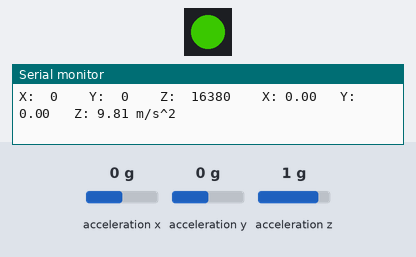
This sketch was run on a simulated Arduino Leonardo, built with avr-gcc and run on an emulated ATmega32U4. On the bench: 1 RGB LEDs in strip order, left to right, the last lines printed to the serial monitor. The test bench sets the inputs (shaded band); at power-on: acceleration z 1 g, acceleration x 0 g, acceleration y 0 g. Dim RGB values are drawn brighter than linear.

Above: at 1.2 s.
1.3 s: acceleration z set to 1.4 g
At 2.1 s:
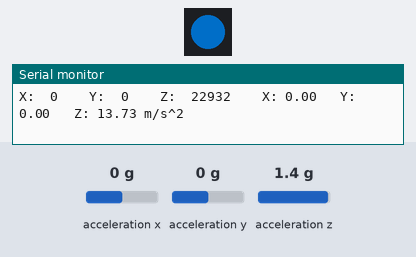
2.9 s: acceleration z set to -1.4 g
At 3.9 s:
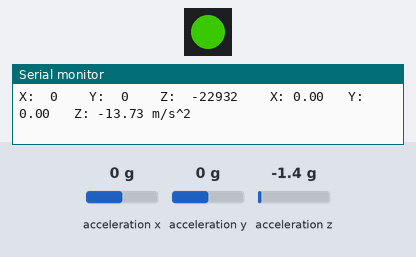
Timing chart, 0 to 5.9 s (numbered marks = the images above; inputs shaded):
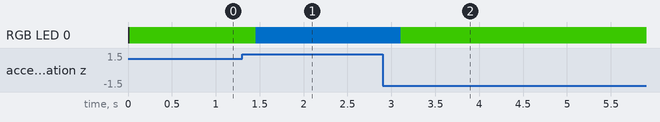

Measured:
- after the input at 1.3 s, RGB LED 0: RGB(29, 100, 0) → RGB(0, 55, 100) after 0.16 s
- after the input at 2.9 s, RGB LED 0: RGB(0, 55, 100) → RGB(29, 100, 0) after 0.20 s

The sketch:

acceldot.ino
```cpp
/*
 * Code for Adafruit Trinket M0 using Adafruit LIS3DH accelerometer.
 *
 * Code written by Alex Pingault and Adafruit
 *
 */

#include <Wire.h>
#include <SPI.h>
#include <Adafruit_LIS3DH.h>
#include <Adafruit_Sensor.h>
#include <Adafruit_DotStar.h>


// Used for software SPI
#define LIS3DH_CLK 13
#define LIS3DH_MISO 12
#define LIS3DH_MOSI 11
// Used for hardware & software SPI
#define LIS3DH_CS 10

#define NUMPIXELS 1
#define DATAPIN    7
#define CLOCKPIN   8

// software SPI
//Adafruit_LIS3DH lis = Adafruit_LIS3DH(LIS3DH_CS, LIS3DH_MOSI, LIS3DH_MISO, LIS3DH_CLK);
// hardware SPI
//Adafruit_LIS3DH lis = Adafruit_LIS3DH(LIS3DH_CS);
// I2C
Adafruit_LIS3DH lis = Adafruit_LIS3DH();
Adafruit_DotStar strip(NUMPIXELS, DATAPIN, CLOCKPIN, DOTSTAR_BRG);

void setup(void) {
  Serial.begin(9600);
  while (!Serial) delay(10);     // will pause Zero, Leonardo, etc until serial console opens

  Serial.println("LIS3DH test!");

  if (! lis.begin(0x18)) {   // change this to 0x19 for alternative i2c address
    Serial.println("Couldnt start");
    while (1) yield();
  }
  Serial.println("LIS3DH found!");

  lis.setRange(LIS3DH_RANGE_4_G);   // 2, 4, 8 or 16 G!

  Serial.print("Range = "); Serial.print(2 << lis.getRange());
  Serial.println("G");

  strip.begin(); // Initialize pins for output
  strip.setBrightness(100);
  strip.show();  // Turn all LEDs off ASAP
}

void loop() {
  lis.read();      // get X Y and Z data at once
  // Then print out the raw data
  Serial.print("X:  "); Serial.print(lis.x);
  Serial.print("  \tY:  "); Serial.print(lis.y);
  Serial.print("  \tZ:  "); Serial.print(lis.z);

  /* Or....get a new sensor event, normalized */
  sensors_event_t event;
  lis.getEvent(&event);

  /* Display the results (acceleration is measured in m/s^2) */
  Serial.print("\t\tX: "); Serial.print(event.acceleration.x);
  Serial.print(" \tY: "); Serial.print(event.acceleration.y);
  Serial.print(" \tZ: "); Serial.print(event.acceleration.z);
  Serial.println(" m/s^2 ");

  if(event.acceleration.z > 15.0){
    showColor(55000);
  }else if(event.acceleration.z > 10.0){
    showColor(35000);
  }else{
    showColor(15000);
  }

  Serial.println();

  delay(200);
}

void showColor(int color) {
    strip.setPixelColor(0, strip.gamma32(strip.ColorHSV(color)));
    strip.show(); // Update strip with new contents
}
```
